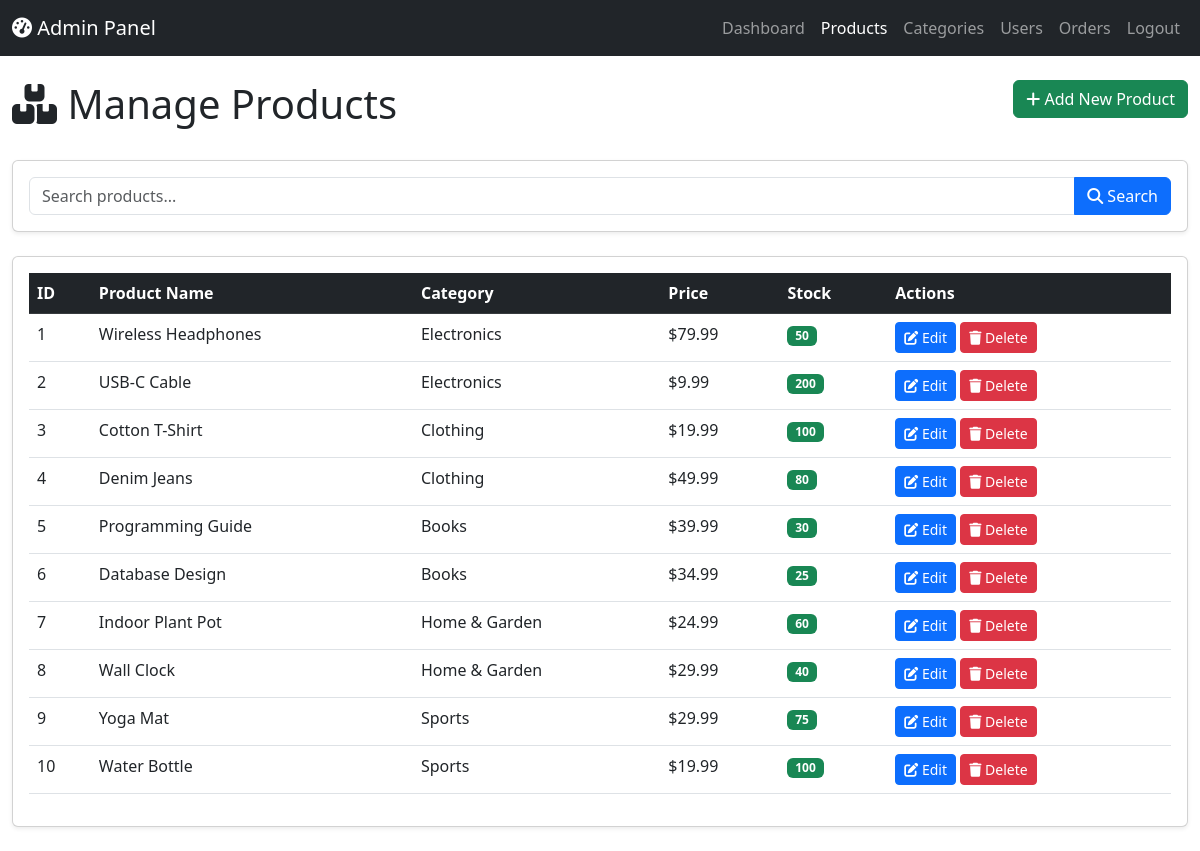
The app's page /admin/products.php (signed in) with its own data.
### tables this page shows
CREATE TABLE `products` (
  `product_id` INT PRIMARY KEY AUTO_INCREMENT,
  `category_id` INT NOT NULL,
  `product_name` VARCHAR(150) NOT NULL,
  `description` TEXT,
  `price` DECIMAL(10, 2) NOT NULL,
  `stock` INT NOT NULL DEFAULT 0,
  `image` VARCHAR(255),
  `sku` VARCHAR(50) UNIQUE,
  `created_at` TIMESTAMP DEFAULT CURRENT_TIMESTAMP,
  `updated_at` TIMESTAMP DEFAULT CURRENT_TIMESTAMP ON UPDATE CURRENT_TIMESTAMP,
  FOREIGN KEY (`category_id`) REFERENCES `categories` (`category_id`) ON DELETE CASCADE,
  INDEX `idx_name` (`product_name`),
  INDEX `idx_category` (`category_id`),
  INDEX `idx_sku` (`sku`)
);

CREATE TABLE `categories` (
  `category_id` INT PRIMARY KEY AUTO_INCREMENT,
  `category_name` VARCHAR(100) UNIQUE NOT NULL,
  `description` TEXT,
  `image` VARCHAR(255),
  `created_at` TIMESTAMP DEFAULT CURRENT_TIMESTAMP,
  INDEX `idx_name` (`category_name`)
);

### includes/functions.php (called while the page is built, shortened)
<?php
function formatPrice($price) {
    return '$' . number_format($price, 2);
}
?>

### admin/products.php (the view, shortened to what this page needs)
<?php
include_once '../config/db.php';
include_once '../includes/functions.php';
$search = isset($_GET['search']) ? sanitize($_GET['search']) : '';
$where = $search ? "WHERE p.product_name LIKE '%" . $conn->real_escape_string($search) . "%'" : "";
$query = "SELECT p.*, c.category_name FROM products p
          JOIN categories c ON p.category_id = c.category_id
          {$where}
          ORDER BY p.created_at DESC";
$products_result = $conn->query($query);
?>
<!DOCTYPE html>
<html lang="en">
<head>
    <link href="https://cdnjs.cloudflare.com/ajax/libs/bootstrap/5.3.0/css/bootstrap.min.css" rel="stylesheet">
    <link href="https://cdnjs.cloudflare.com/ajax/libs/font-awesome/6.4.0/css/all.min.css" rel="stylesheet">
</head>
<body>
    <nav class="navbar navbar-expand-lg navbar-dark bg-dark">
        <div class="container-fluid">
            <a class="navbar-brand" href="/E-comm/admin/dashboard.php">
                <i class="fas fa-tachometer-alt"></i> Admin Panel
            </a>
            <div class="collapse navbar-collapse" id="adminNav">
                <ul class="navbar-nav ms-auto">
                    <li class="nav-item"><a class="nav-link" href="/E-comm/admin/dashboard.php">Dashboard</a></li>
                    <li class="nav-item"><a class="nav-link active" href="/E-comm/admin/products.php">Products</a></li>
                    <li class="nav-item"><a class="nav-link" href="/E-comm/admin/categories.php">Categories</a></li>
                    <li class="nav-item"><a class="nav-link" href="/E-comm/admin/users.php">Users</a></li>
                    <li class="nav-item"><a class="nav-link" href="/E-comm/admin/orders.php">Orders</a></li>
                    <li class="nav-item"><a class="nav-link" href="/E-comm/admin/logout.php">Logout</a></li>
                </ul>
            </div>
        </div>
    </nav>
    <div class="container-fluid py-4">
        <div class="row mb-4">
            <div class="col-md-8">
                <h1><i class="fas fa-boxes"></i> Manage Products</h1>
            </div>
            <div class="col-md-4 text-end">
                <a href="/E-comm/admin/add-product.php" class="btn btn-success">
                    <i class="fas fa-plus"></i> Add New Product
                </a>
            </div>
        </div>
        <div class="card shadow-sm mb-4">
            <div class="card-body">
                <form method="GET" action="">
                    <div class="input-group">
                        <input type="text" class="form-control" name="search" placeholder="Search products..."
                               value="<?php echo $search; ?>">
                        <button class="btn btn-primary" type="submit">
                            <i class="fas fa-search"></i> Search
                        </button>
                    </div>
                </form>
            </div>
        </div>
        <div class="card shadow-sm">
            <div class="card-body">
                <?php if ($products_result->num_rows > 0): ?>
                    <div class="table-responsive">
                        <table class="table table-hover">
                            <thead class="table-dark">
                                <tr>
                                    <th>ID</th>
                                    <th>Product Name</th>
                                    <th>Category</th>
                                    <th>Price</th>
                                    <th>Stock</th>
                                    <th>Actions</th>
                                </tr>
                            </thead>
                            <tbody>
                                <?php while ($product = $products_result->fetch_assoc()): ?>
                                    <tr>
                                        <td><?php echo $product['product_id']; ?></td>
                                        <td><?php echo $product['product_name']; ?></td>
                                        <td><?php echo $product['category_name']; ?></td>
                                        <td><?php echo formatPrice($product['price']); ?></td>
                                        <td>
                                            <span class="badge <?php echo $product['stock'] > 20 ? 'bg-success' : ($product['stock'] > 0 ? 'bg-warning' : 'bg-danger'); ?>">
                                                <?php echo $product['stock']; ?>
                                            </span>
                                        </td>
                                        <td>
                                            <a href="/E-comm/admin/edit-product.php?id=<?php echo $product['product_id']; ?>"
                                               class="btn btn-sm btn-primary">
                                                <i class="fas fa-edit"></i> Edit
                                            </a>
                                            <a href="?delete=<?php echo $product['product_id']; ?>"
                                               class="btn btn-sm btn-danger"
                                               onclick="return confirm('Delete this product?')">
                                                <i class="fas fa-trash"></i> Delete
                                            </a>
                                        </td>
                                    </tr>
                                <?php endwhile; ?>
                            </tbody>
                        </table>
                    </div>
                <?php else: ?>
                    <div class="alert alert-info mb-0">
                        No products found. <a href="/E-comm/admin/add-product.php">Add one now</a>
                    </div>
                <?php endif; ?>
            </div>
        </div>
    </div>
</body>
</html>

### records on screen
products: product_id "1", product_name "Wireless Headphones", category.category_name "Electronics", price "$79.99", stock "50"
products: product_id "2", product_name "USB-C Cable", category.category_name "Electronics", price "$9.99", stock "200"
products: product_id "3", product_name "Cotton T-Shirt", category.category_name "Clothing", price "$19.99", stock "100"
products: product_id "4", product_name "Denim Jeans", category.category_name "Clothing", price "$49.99", stock "80"
products: product_id "5", product_name "Programming Guide", category.category_name "Books", price "$39.99", stock "30"
products: product_id "6", product_name "Database Design", category.category_name "Books", price "$34.99", stock "25"
products: product_id "7", product_name "Indoor Plant Pot", category.category_name "Home & Garden", price "$24.99", stock "60"
products: product_id "8", product_name "Wall Clock", category.category_name "Home & Garden", price "$29.99", stock "40"
products: product_id "9", product_name "Yoga Mat", category.category_name "Sports", price "$29.99", stock "75"
products: product_id "10", product_name "Water Bottle", category.category_name "Sports", price "$19.99", stock "100"
